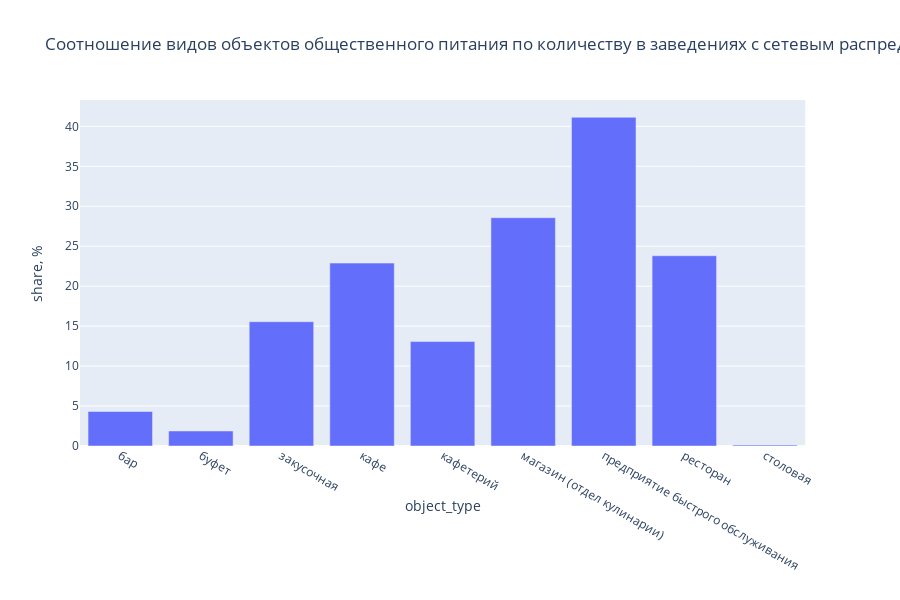

The code cell stored with this chart in its notebook:
### Code cell
fig=px.bar(rest_data_pie_2, x='object_type',y='share, %', title='Соотношение видов объектов общественного питания по количеству в заведениях с сетевым распределением')
fig.show()

### Figure 1 — Plotly figure (JSON) as saved in the notebook; plotly's stock layout.template omitted (floating-point values rounded to 4 significant figures)
{"data": [{"alignmentgroup": "True", "hoverlabel": {"namelength": 0}, "hovertemplate": "object_type=%{x}<br>share, %=%{y}", "legendgroup": "", "marker": {"color": "#636efa"}, "name": "", "offsetgroup": "", "orientation": "v", "showlegend": false, "textposition": "auto", "type": "bar", "x": ["бар", "буфет", "закусочная", "кафе", "кафетерий", "магазин (отдел кулинарии)", "предприятие быстрого обслуживания", "ресторан", "столовая"], "xaxis": "x", "y": [4.322, 1.88, 15.56, 22.89, 13.07, 28.57, 41.13, 23.81, 0.116], "yaxis": "y"}], "layout": {"barmode": "relative", "height": 600, "legend": {"tracegroupgap": 0}, "title": {"text": "Соотношение видов объектов общественного питания по количеству в заведениях с сетевым распределением"}, "xaxis": {"anchor": "y", "domain": [0, 0.98], "title": {"text": "object_type"}}, "yaxis": {"anchor": "x", "domain": [0, 1], "title": {"text": "share, %"}}}}
